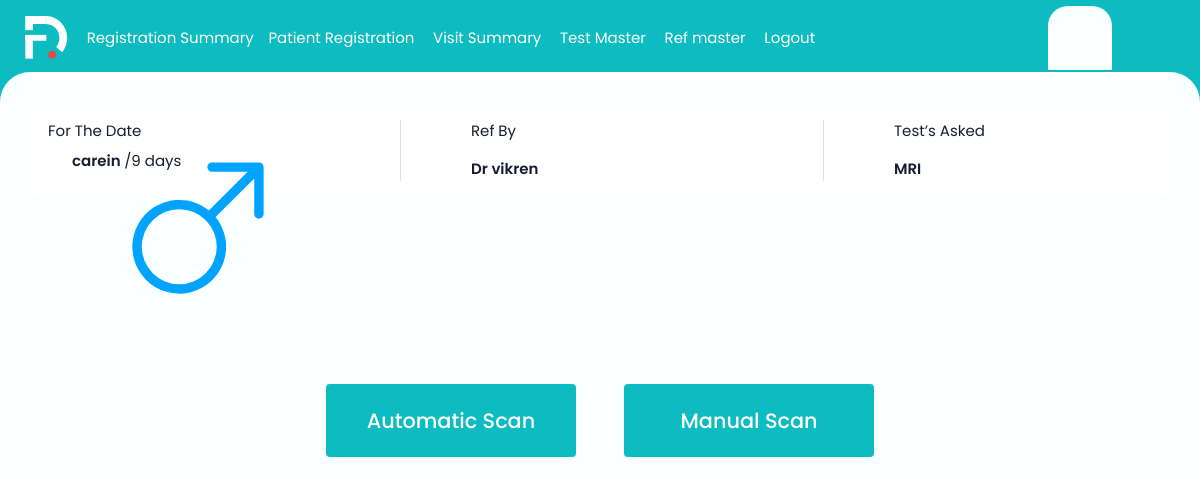
The page /scan/3/ (signed in) on the database its author committed.
### ekonapp/models.py (models this page shows)
class Visit(models.Model):
    patient = models.ForeignKey(ekon, on_delete=models.CASCADE)
    patient_category = models.CharField(max_length=255)
    ref_dr =  models.CharField(max_length=255)
    selected_test = models.CharField(max_length=255)
    visit_id = models.CharField(max_length=100)
    date =  models.DateField(auto_now_add=True)

class ekon(models.Model):
    uhid = models.CharField(max_length=255)
    Mr = 'Mr'
    Miss = 'Miss'
    STATUS_CHOICES = [
        (Mr, 'Mr'),
        (Miss, 'Miss'),
    ]
    title = models.CharField(max_length=255)
    male = 'male'
    female = 'female'
    STATUS_CHOICES = [
        (male, 'male'),
        (female, 'female'),
    ]
    gender = models.CharField(max_length=255)
    patient_name = models.CharField(max_length=255)
    dob = models.DateField()
    age = models.CharField(max_length=255)
    email_id = models.EmailField()
    contact_number = models.CharField(max_length=255)
    date =  models.DateField(auto_now_add=True)
    Active = 'Active'
    Inactive = 'Inactive'
    STATUS_CHOICES = [
        (Active, 'Active'),
        (Inactive, 'Inactive'),
    ]
    status = models.CharField(max_length=255, choices=STATUS_CHOICES)
    accession_number = models.CharField(max_length=50)

### ekonapp/decorators.py (the view)
    def wrapper(request, *args, **kwargs):
        if not request.user.is_authenticated:
            return redirect('registerlogin')
        elif not Device.objects.filter(user=request.user, is_registered=True).exists():
            return redirect('register_device')
        else:
            return view_func(request, *args, **kwargs)

### ekonapp/views.py (called while the page is built)
@device_required
def scan(request,id):
    scans = Visit.objects.get(id=id)
    context = {
        'scans':scans,
    }
    return render(request,'scan.html',context)

### ekonapp/templates/scan.html
{% extends 'base.html' %}
{% block content %}
  <main>
    <div class="auto-scroll">
        <div class="bg-white rounded-2 p-3 mb-4">
            <div class="row justify-content-between">
              <div class="col-3">
                <label class="form-label">For The Date</label>
                <div class="d-flex gap-2 align-items-center">
                    <div class="gender-male">
                        <svg class="gender-icon">
                            <use xlink:href="assets/images/iocn.svg#gender-male"></use>
                        </svg>
                    </div>
                    <div>
                        <div class="text-d-blue fw-semibold">{{scans.patient.patient_name}} <span class="fw-normal">/{{scans.patient.age}}</span></div>
                    </div>
                </div>
              </div>
              <div class="col-auto border-end"></div>
              <div class="col-3">
                <label class="form-label">Ref By</label>
                <div class="text-d-blue fw-semibold pt-2">{{scans.ref_dr}}</div>
              </div>
              <div class="col-auto border-end"></div>
              <div class="col-3">
                <label class="form-label">Test’s  Asked</label>
                <div class="text-d-blue fw-semibold  pt-2">{{scans.selected_test}}</div>
              </div>
            </div>
        </div>
        <div class="d-flex gap-5 align-items-center justify-content-center scan-btn-box">
            <div>
                <button type="button" class="theme-btn-lg">Automatic Scan</button>
            </div>
            <div>
                <button type="button" class="theme-btn-lg">Manual Scan</button>
            </div>
        </div>
    </div>
  </main>
</body>
</html>
{% endblock %}

### static/css/custom.css (style rules this page uses)
body { font-family: var(--bs-theme-font-family); color: var(--bs-text-color-100); font-size: var(--bs-body-font-size); background-color: var(--bs-theme-color); }
main { background-color: var(--bs-bg-color); border-top-left-radius: 30px; border-top-right-radius: 30px; width: 100%; height: 100%; position: fixed; overflow: hidden; padding: 2rem 1rem 2rem 2rem; margin-right: 2rem; }
main .auto-scroll { overflow-x: hidden; overflow-y: auto; padding-right: 1rem; height: calc(100vh - 200px); }
main .form-label { font-size: var(--bs-text-color-200); }
.theme-btn-lg { background-color: var(--bs-theme-color); padding: 1.3rem 1rem; min-width: 250px; border: 0; font-size: 1.3rem; font-weight: 500; border-radius: var(--bs-btn-radius); color: #fff; }
.scan-btn-box { min-height: 50vh; }
.gender-male { width: 16px; height: 16px; color: var(--bs-syblue); }
.text-d-blue { color: var(--bs-text-color-100) !important; }

### rows shown on the page
Visit: patient.patient_name "carein", patient.age "9 days", ref_dr "Dr vikren", selected_test "MRI"
